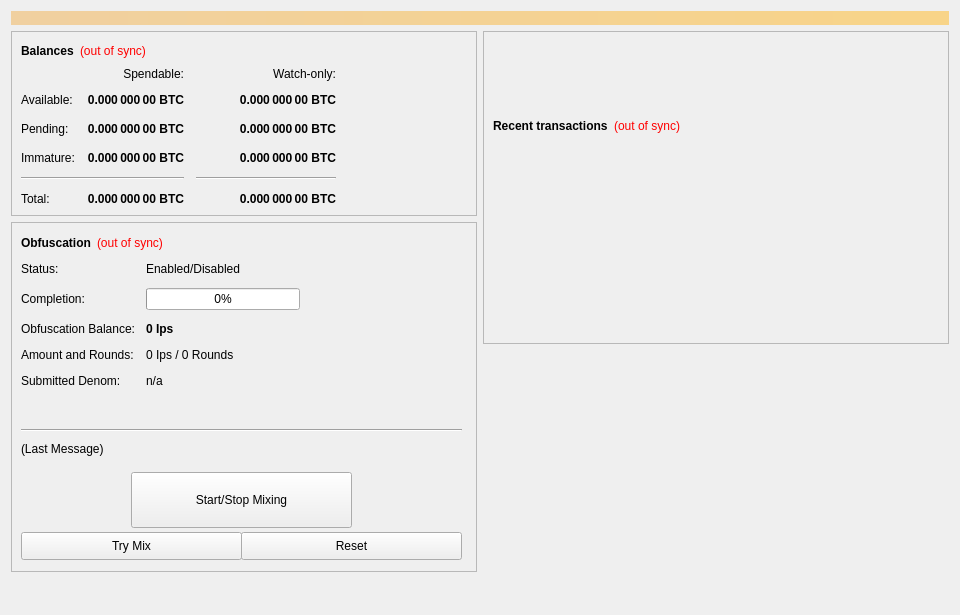
<?xml version="1.0" encoding="UTF-8"?>
<ui version="4.0">
 <class>OverviewPage</class>
 <widget class="QWidget" name="OverviewPage">
  <property name="geometry">
   <rect>
    <x>0</x>
    <y>0</y>
    <width>960</width>
    <height>615</height>
   </rect>
  </property>
  <property name="minimumSize">
   <size>
    <width>960</width>
    <height>0</height>
   </size>
  </property>
  <property name="windowTitle">
   <string>Form</string>
  </property>
  <layout class="QVBoxLayout" name="topLayout">
   <item>
    <widget class="QLabel" name="labelAlerts">
     <property name="visible">
      <bool>false</bool>
     </property>
     <property name="styleSheet">
      <string notr="true">background-color: qlineargradient(x1: 0, y1: 0, x2: 1, y2: 0, stop:0 #F0D0A0, stop:1 #F8D488); color:#000000;</string>
     </property>
     <property name="wordWrap">
      <bool>true</bool>
     </property>
     <property name="margin">
      <number>3</number>
     </property>
    </widget>
   </item>
   <item>
    <layout class="QHBoxLayout" name="horizontalLayout" stretch="1,1">
     <item>
      <layout class="QVBoxLayout" name="verticalLayout_2">
       <item>
        <widget class="QFrame" name="frame">
         <property name="frameShape">
          <enum>QFrame::StyledPanel</enum>
         </property>
         <property name="frameShadow">
          <enum>QFrame::Raised</enum>
         </property>
         <layout class="QVBoxLayout" name="verticalLayout_4">
          <item>
           <layout class="QHBoxLayout" name="horizontalLayout_4">
            <item>
             <widget class="QLabel" name="label_5">
              <property name="font">
               <font>
                <weight>75</weight>
                <bold>true</bold>
               </font>
              </property>
              <property name="text">
               <string>Balances</string>
              </property>
             </widget>
            </item>
            <item>
             <widget class="QLabel" name="labelWalletStatus">
              <property name="cursor">
               <cursorShape>WhatsThisCursor</cursorShape>
              </property>
              <property name="toolTip">
               <string>The displayed information may be out of date. Your wallet automatically synchronizes with the IPS network after a connection is established, but this process has not completed yet.</string>
              </property>
              <property name="styleSheet">
               <string notr="true">QLabel { color: red; }</string>
              </property>
              <property name="text">
               <string notr="true">(out of sync)</string>
              </property>
              <property name="alignment">
               <set>Qt::AlignLeading|Qt::AlignLeft|Qt::AlignVCenter</set>
              </property>
             </widget>
            </item>
            <item>
             <spacer name="horizontalSpacer_3">
              <property name="orientation">
               <enum>Qt::Horizontal</enum>
              </property>
              <property name="sizeHint" stdset="0">
               <size>
                <width>40</width>
                <height>20</height>
               </size>
              </property>
             </spacer>
            </item>
           </layout>
          </item>
          <item>
           <layout class="QGridLayout" name="gridLayout">
            <property name="spacing">
             <number>12</number>
            </property>
            <item row="2" column="2">
             <widget class="QLabel" name="labelWatchPending">
              <property name="font">
               <font>
                <weight>75</weight>
                <bold>true</bold>
               </font>
              </property>
              <property name="cursor">
               <cursorShape>IBeamCursor</cursorShape>
              </property>
              <property name="toolTip">
               <string>Unconfirmed transactions to watch-only addresses</string>
              </property>
              <property name="text">
               <string notr="true">0.000 000 00 BTC</string>
              </property>
              <property name="alignment">
               <set>Qt::AlignRight|Qt::AlignTrailing|Qt::AlignVCenter</set>
              </property>
              <property name="textInteractionFlags">
               <set>Qt::LinksAccessibleByMouse|Qt::TextSelectableByKeyboard|Qt::TextSelectableByMouse</set>
              </property>
             </widget>
            </item>
            <item row="2" column="1">
             <widget class="QLabel" name="labelUnconfirmed">
              <property name="font">
               <font>
                <weight>75</weight>
                <bold>true</bold>
               </font>
              </property>
              <property name="cursor">
               <cursorShape>IBeamCursor</cursorShape>
              </property>
              <property name="toolTip">
               <string>Total of transactions that have yet to be confirmed, and do not yet count toward the spendable balance</string>
              </property>
              <property name="text">
               <string notr="true">0.000 000 00 BTC</string>
              </property>
              <property name="alignment">
               <set>Qt::AlignRight|Qt::AlignTrailing|Qt::AlignVCenter</set>
              </property>
              <property name="textInteractionFlags">
               <set>Qt::LinksAccessibleByMouse|Qt::TextSelectableByKeyboard|Qt::TextSelectableByMouse</set>
              </property>
             </widget>
            </item>
            <item row="3" column="2">
             <widget class="QLabel" name="labelWatchImmature">
              <property name="font">
               <font>
                <weight>75</weight>
                <bold>true</bold>
               </font>
              </property>
              <property name="cursor">
               <cursorShape>IBeamCursor</cursorShape>
              </property>
              <property name="toolTip">
               <string>Staked or masternode rewards in watch-only addresses that has not yet matured</string>
              </property>
              <property name="text">
               <string notr="true">0.000 000 00 BTC</string>
              </property>
              <property name="alignment">
               <set>Qt::AlignRight|Qt::AlignTrailing|Qt::AlignVCenter</set>
              </property>
              <property name="textInteractionFlags">
               <set>Qt::LinksAccessibleByMouse|Qt::TextSelectableByKeyboard|Qt::TextSelectableByMouse</set>
              </property>
             </widget>
            </item>
            <item row="4" column="0" colspan="2">
             <widget class="Line" name="lineSpendableBalance">
              <property name="orientation">
               <enum>Qt::Horizontal</enum>
              </property>
             </widget>
            </item>
            <item row="4" column="2">
             <widget class="Line" name="lineWatchBalance">
              <property name="sizePolicy">
               <sizepolicy hsizetype="Preferred" vsizetype="Fixed">
                <horstretch>0</horstretch>
                <verstretch>0</verstretch>
               </sizepolicy>
              </property>
              <property name="minimumSize">
               <size>
                <width>140</width>
                <height>0</height>
               </size>
              </property>
              <property name="orientation">
               <enum>Qt::Horizontal</enum>
              </property>
             </widget>
            </item>
            <item row="5" column="0">
             <widget class="QLabel" name="labelTotalText">
              <property name="text">
               <string>Total:</string>
              </property>
             </widget>
            </item>
            <item row="3" column="1">
             <widget class="QLabel" name="labelImmature">
              <property name="font">
               <font>
                <weight>75</weight>
                <bold>true</bold>
               </font>
              </property>
              <property name="cursor">
               <cursorShape>IBeamCursor</cursorShape>
              </property>
              <property name="toolTip">
               <string>Staked or masternode rewards that has not yet matured</string>
              </property>
              <property name="text">
               <string notr="true">0.000 000 00 BTC</string>
              </property>
              <property name="alignment">
               <set>Qt::AlignRight|Qt::AlignTrailing|Qt::AlignVCenter</set>
              </property>
              <property name="textInteractionFlags">
               <set>Qt::LinksAccessibleByMouse|Qt::TextSelectableByKeyboard|Qt::TextSelectableByMouse</set>
              </property>
             </widget>
            </item>
            <item row="2" column="3">
             <spacer name="horizontalSpacer_2">
              <property name="orientation">
               <enum>Qt::Horizontal</enum>
              </property>
              <property name="sizeHint" stdset="0">
               <size>
                <width>40</width>
                <height>20</height>
               </size>
              </property>
             </spacer>
            </item>
            <item row="3" column="0">
             <widget class="QLabel" name="labelImmatureText">
              <property name="text">
               <string>Immature:</string>
              </property>
             </widget>
            </item>
            <item row="5" column="1">
             <widget class="QLabel" name="labelTotal">
              <property name="font">
               <font>
                <weight>75</weight>
                <bold>true</bold>
               </font>
              </property>
              <property name="cursor">
               <cursorShape>IBeamCursor</cursorShape>
              </property>
              <property name="toolTip">
               <string>Your current total balance</string>
              </property>
              <property name="text">
               <string notr="true">0.000 000 00 BTC</string>
              </property>
              <property name="alignment">
               <set>Qt::AlignRight|Qt::AlignTrailing|Qt::AlignVCenter</set>
              </property>
              <property name="textInteractionFlags">
               <set>Qt::LinksAccessibleByMouse|Qt::TextSelectableByKeyboard|Qt::TextSelectableByMouse</set>
              </property>
             </widget>
            </item>
            <item row="5" column="2">
             <widget class="QLabel" name="labelWatchTotal">
              <property name="font">
               <font>
                <weight>75</weight>
                <bold>true</bold>
               </font>
              </property>
              <property name="cursor">
               <cursorShape>IBeamCursor</cursorShape>
              </property>
              <property name="toolTip">
               <string>Current total balance in watch-only addresses</string>
              </property>
              <property name="text">
               <string notr="true">0.000 000 00 BTC</string>
              </property>
              <property name="alignment">
               <set>Qt::AlignRight|Qt::AlignTrailing|Qt::AlignVCenter</set>
              </property>
              <property name="textInteractionFlags">
               <set>Qt::LinksAccessibleByMouse|Qt::TextSelectableByKeyboard|Qt::TextSelectableByMouse</set>
              </property>
             </widget>
            </item>
            <item row="0" column="2">
             <widget class="QLabel" name="labelWatchonly">
              <property name="text">
               <string>Watch-only:</string>
              </property>
              <property name="alignment">
               <set>Qt::AlignRight|Qt::AlignTrailing|Qt::AlignVCenter</set>
              </property>
             </widget>
            </item>
            <item row="1" column="0">
             <widget class="QLabel" name="labelBalanceText">
              <property name="text">
               <string>Available:</string>
              </property>
             </widget>
            </item>
            <item row="1" column="1">
             <widget class="QLabel" name="labelBalance">
              <property name="font">
               <font>
                <weight>75</weight>
                <bold>true</bold>
               </font>
              </property>
              <property name="cursor">
               <cursorShape>IBeamCursor</cursorShape>
              </property>
              <property name="toolTip">
               <string>Your current spendable balance</string>
              </property>
              <property name="text">
               <string notr="true">0.000 000 00 BTC</string>
              </property>
              <property name="alignment">
               <set>Qt::AlignRight|Qt::AlignTrailing|Qt::AlignVCenter</set>
              </property>
              <property name="textInteractionFlags">
               <set>Qt::LinksAccessibleByMouse|Qt::TextSelectableByKeyboard|Qt::TextSelectableByMouse</set>
              </property>
             </widget>
            </item>
            <item row="1" column="2">
             <widget class="QLabel" name="labelWatchAvailable">
              <property name="font">
               <font>
                <weight>75</weight>
                <bold>true</bold>
               </font>
              </property>
              <property name="cursor">
               <cursorShape>IBeamCursor</cursorShape>
              </property>
              <property name="toolTip">
               <string>Your current balance in watch-only addresses</string>
              </property>
              <property name="text">
               <string notr="true">0.000 000 00 BTC</string>
              </property>
              <property name="alignment">
               <set>Qt::AlignRight|Qt::AlignTrailing|Qt::AlignVCenter</set>
              </property>
              <property name="textInteractionFlags">
               <set>Qt::LinksAccessibleByMouse|Qt::TextSelectableByKeyboard|Qt::TextSelectableByMouse</set>
              </property>
             </widget>
            </item>
            <item row="2" column="0">
             <widget class="QLabel" name="labelPendingText">
              <property name="text">
               <string>Pending:</string>
              </property>
             </widget>
            </item>
            <item row="0" column="1">
             <widget class="QLabel" name="labelSpendable">
              <property name="text">
               <string>Spendable:</string>
              </property>
              <property name="alignment">
               <set>Qt::AlignRight|Qt::AlignTrailing|Qt::AlignVCenter</set>
              </property>
             </widget>
            </item>
           </layout>
          </item>
         </layout>
        </widget>
       </item>
       <item>
        <widget class="QFrame" name="frameObfuscation">
         <property name="minimumSize">
          <size>
           <width>0</width>
           <height>350</height>
          </size>
         </property>
         <property name="layoutDirection">
          <enum>Qt::LeftToRight</enum>
         </property>
         <property name="frameShape">
          <enum>QFrame::StyledPanel</enum>
         </property>
         <property name="frameShadow">
          <enum>QFrame::Raised</enum>
         </property>
         <widget class="QWidget" name="formLayoutWidget">
          <property name="geometry">
           <rect>
            <x>10</x>
            <y>40</y>
            <width>451</width>
            <height>161</height>
           </rect>
          </property>
          <layout class="QFormLayout" name="formLayout">
           <property name="fieldGrowthPolicy">
            <enum>QFormLayout::AllNonFixedFieldsGrow</enum>
           </property>
           <property name="horizontalSpacing">
            <number>11</number>
           </property>
           <property name="verticalSpacing">
            <number>12</number>
           </property>
           <item row="0" column="0">
            <widget class="QLabel" name="label_6">
             <property name="text">
              <string>Status:</string>
             </property>
            </widget>
           </item>
           <item row="1" column="0">
            <widget class="QLabel" name="label_7">
             <property name="text">
              <string>Completion:</string>
             </property>
            </widget>
           </item>
           <item row="1" column="1">
            <widget class="QProgressBar" name="obfuscationProgress">
             <property name="maximumSize">
              <size>
               <width>154</width>
               <height>16777215</height>
              </size>
             </property>
             <property name="value">
              <number>0</number>
             </property>
            </widget>
           </item>
           <item row="2" column="0">
            <widget class="QLabel" name="labelAnonymizedText">
             <property name="text">
              <string>Obfuscation Balance:</string>
             </property>
            </widget>
           </item>
           <item row="2" column="1">
            <widget class="QLabel" name="labelAnonymized">
             <property name="font">
              <font>
               <weight>75</weight>
               <bold>true</bold>
              </font>
             </property>
             <property name="text">
              <string notr="true">0 Ips</string>
             </property>
            </widget>
           </item>
           <item row="3" column="0">
            <widget class="QLabel" name="label_8">
             <property name="text">
              <string>Amount and Rounds:</string>
             </property>
            </widget>
           </item>
           <item row="3" column="1">
            <widget class="QLabel" name="labelAmountRounds">
             <property name="text">
              <string>0 Ips / 0 Rounds</string>
             </property>
            </widget>
           </item>
           <item row="4" column="0">
            <widget class="QLabel" name="label_9">
             <property name="text">
              <string>Submitted Denom:</string>
             </property>
            </widget>
           </item>
           <item row="4" column="1">
            <widget class="QLabel" name="labelSubmittedDenom">
             <property name="toolTip">
              <string>The denominations you submitted to the Masternode.&lt;br&gt;To mix, other users must submit the exact same denominations.</string>
             </property>
             <property name="text">
              <string>n/a</string>
             </property>
            </widget>
           </item>
           <item row="0" column="1">
            <widget class="QLabel" name="obfuscationEnabled">
             <property name="text">
              <string>Enabled/Disabled</string>
             </property>
            </widget>
           </item>
          </layout>
         </widget>
         <widget class="QPushButton" name="runAutoDenom">
          <property name="geometry">
           <rect>
            <x>251</x>
            <y>17</y>
            <width>1</width>
            <height>1</height>
           </rect>
          </property>
          <property name="palette">
           <palette>
            <active>
             <colorrole role="WindowText">
              <brush brushstyle="SolidPattern">
               <color alpha="255">
                <red>0</red>
                <green>0</green>
                <blue>0</blue>
               </color>
              </brush>
             </colorrole>
             <colorrole role="Button">
              <brush brushstyle="SolidPattern">
               <color alpha="255">
                <red>239</red>
                <green>238</green>
                <blue>238</blue>
               </color>
              </brush>
             </colorrole>
             <colorrole role="Light">
              <brush brushstyle="SolidPattern">
               <color alpha="255">
                <red>255</red>
                <green>255</green>
                <blue>255</blue>
               </color>
              </brush>
             </colorrole>
             <colorrole role="Midlight">
              <brush brushstyle="SolidPattern">
               <color alpha="255">
                <red>247</red>
                <green>246</green>
                <blue>246</blue>
               </color>
              </brush>
             </colorrole>
             <colorrole role="Dark">
              <brush brushstyle="SolidPattern">
               <color alpha="255">
                <red>119</red>
                <green>119</green>
                <blue>119</blue>
               </color>
              </brush>
             </colorrole>
             <colorrole role="Mid">
              <brush brushstyle="SolidPattern">
               <color alpha="255">
                <red>159</red>
                <green>159</green>
                <blue>159</blue>
               </color>
              </brush>
             </colorrole>
             <colorrole role="Text">
              <brush brushstyle="SolidPattern">
               <color alpha="255">
                <red>0</red>
                <green>0</green>
                <blue>0</blue>
               </color>
              </brush>
             </colorrole>
             <colorrole role="BrightText">
              <brush brushstyle="SolidPattern">
               <color alpha="255">
                <red>255</red>
                <green>255</green>
                <blue>255</blue>
               </color>
              </brush>
             </colorrole>
             <colorrole role="ButtonText">
              <brush brushstyle="SolidPattern">
               <color alpha="255">
                <red>0</red>
                <green>0</green>
                <blue>0</blue>
               </color>
              </brush>
             </colorrole>
             <colorrole role="Base">
              <brush brushstyle="SolidPattern">
               <color alpha="255">
                <red>255</red>
                <green>255</green>
                <blue>255</blue>
               </color>
              </brush>
             </colorrole>
             <colorrole role="Window">
              <brush brushstyle="SolidPattern">
               <color alpha="255">
                <red>239</red>
                <green>238</green>
                <blue>238</blue>
               </color>
              </brush>
             </colorrole>
             <colorrole role="Shadow">
              <brush brushstyle="SolidPattern">
               <color alpha="255">
                <red>0</red>
                <green>0</green>
                <blue>0</blue>
               </color>
              </brush>
             </colorrole>
             <colorrole role="AlternateBase">
              <brush brushstyle="SolidPattern">
               <color alpha="255">
                <red>247</red>
                <green>246</green>
                <blue>246</blue>
               </color>
              </brush>
             </colorrole>
             <colorrole role="ToolTipBase">
              <brush brushstyle="SolidPattern">
               <color alpha="255">
                <red>255</red>
                <green>255</green>
                <blue>220</blue>
               </color>
              </brush>
             </colorrole>
             <colorrole role="ToolTipText">
              <brush brushstyle="SolidPattern">
               <color alpha="255">
                <red>0</red>
                <green>0</green>
                <blue>0</blue>
               </color>
              </brush>
             </colorrole>
            </active>
            <inactive>
             <colorrole role="WindowText">
              <brush brushstyle="SolidPattern">
               <color alpha="255">
                <red>0</red>
                <green>0</green>
                <blue>0</blue>
               </color>
              </brush>
             </colorrole>
             <colorrole role="Button">
              <brush brushstyle="SolidPattern">
               <color alpha="255">
                <red>239</red>
                <green>238</green>
                <blue>238</blue>
               </color>
              </brush>
             </colorrole>
             <colorrole role="Light">
              <brush brushstyle="SolidPattern">
               <color alpha="255">
                <red>255</red>
                <green>255</green>
                <blue>255</blue>
               </color>
              </brush>
             </colorrole>
             <colorrole role="Midlight">
              <brush brushstyle="SolidPattern">
               <color alpha="255">
                <red>247</red>
                <green>246</green>
                <blue>246</blue>
               </color>
              </brush>
             </colorrole>
             <colorrole role="Dark">
              <brush brushstyle="SolidPattern">
               <color alpha="255">
                <red>119</red>
                <green>119</green>
                <blue>119</blue>
               </color>
              </brush>
             </colorrole>
             <colorrole role="Mid">
              <brush brushstyle="SolidPattern">
               <color alpha="255">
                <red>159</red>
                <green>159</green>
                <blue>159</blue>
               </color>
              </brush>
             </colorrole>
             <colorrole role="Text">
              <brush brushstyle="SolidPattern">
               <color alpha="255">
                <red>0</red>
                <green>0</green>
                <blue>0</blue>
               </color>
              </brush>
             </colorrole>
             <colorrole role="BrightText">
              <brush brushstyle="SolidPattern">
               <color alpha="255">
                <red>255</red>
                <green>255</green>
                <blue>255</blue>
               </color>
              </brush>
             </colorrole>
             <colorrole role="ButtonText">
              <brush brushstyle="SolidPattern">
               <color alpha="255">
                <red>0</red>
                <green>0</green>
                <blue>0</blue>
               </color>
              </brush>
             </colorrole>
             <colorrole role="Base">
              <brush brushstyle="SolidPattern">
               <color alpha="255">
                <red>255</red>
                <green>255</green>
                <blue>255</blue>
               </color>
              </brush>
             </colorrole>
             <colorrole role="Window">
              <brush brushstyle="SolidPattern">
               <color alpha="255">
                <red>239</red>
                <green>238</green>
                <blue>238</blue>
               </color>
              </brush>
             </colorrole>
             <colorrole role="Shadow">
              <brush brushstyle="SolidPattern">
               <color alpha="255">
                <red>0</red>
                <green>0</green>
                <blue>0</blue>
               </color>
              </brush>
             </colorrole>
             <colorrole role="AlternateBase">
              <brush brushstyle="SolidPattern">
               <color alpha="255">
                <red>247</red>
                <green>246</green>
                <blue>246</blue>
               </color>
              </brush>
             </colorrole>
             <colorrole role="ToolTipBase">
              <brush brushstyle="SolidPattern">
               <color alpha="255">
                <red>255</red>
                <green>255</green>
                <blue>220</blue>
               </color>
              </brush>
             </colorrole>
             <colorrole role="ToolTipText">
              <brush brushstyle="SolidPattern">
               <color alpha="255">
                <red>0</red>
                <green>0</green>
                <blue>0</blue>
               </color>
              </brush>
             </colorrole>
            </inactive>
            <disabled>
             <colorrole role="WindowText">
              <brush brushstyle="SolidPattern">
               <color alpha="255">
                <red>119</red>
                <green>119</green>
                <blue>119</blue>
               </color>
              </brush>
             </colorrole>
             <colorrole role="Button">
              <brush brushstyle="SolidPattern">
               <color alpha="255">
                <red>239</red>
                <green>238</green>
                <blue>238</blue>
               </color>
              </brush>
             </colorrole>
             <colorrole role="Light">
              <brush brushstyle="SolidPattern">
               <color alpha="255">
                <red>255</red>
                <green>255</green>
                <blue>255</blue>
               </color>
              </brush>
             </colorrole>
             <colorrole role="Midlight">
              <brush brushstyle="SolidPattern">
               <color alpha="255">
                <red>247</red>
                <green>246</green>
                <blue>246</blue>
               </color>
              </brush>
             </colorrole>
             <colorrole role="Dark">
              <brush brushstyle="SolidPattern">
               <color alpha="255">
                <red>119</red>
                <green>119</green>
                <blue>119</blue>
               </color>
              </brush>
             </colorrole>
             <colorrole role="Mid">
              <brush brushstyle="SolidPattern">
               <color alpha="255">
                <red>159</red>
                <green>159</green>
                <blue>159</blue>
               </color>
              </brush>
             </colorrole>
             <colorrole role="Text">
              <brush brushstyle="SolidPattern">
               <color alpha="255">
                <red>119</red>
                <green>119</green>
                <blue>119</blue>
               </color>
              </brush>
             </colorrole>
             <colorrole role="BrightText">
              <brush brushstyle="SolidPattern">
               <color alpha="255">
                <red>255</red>
                <green>255</green>
                <blue>255</blue>
               </color>
              </brush>
             </colorrole>
             <colorrole role="ButtonText">
              <brush brushstyle="SolidPattern">
               <color alpha="255">
                <red>119</red>
                <green>119</green>
                <blue>119</blue>
               </color>
              </brush>
             </colorrole>
             <colorrole role="Base">
              <brush brushstyle="SolidPattern">
               <color alpha="255">
                <red>239</red>
                <green>238</green>
                <blue>238</blue>
               </color>
              </brush>
             </colorrole>
             <colorrole role="Window">
              <brush brushstyle="SolidPattern">
               <color alpha="255">
                <red>239</red>
                <green>238</green>
                <blue>238</blue>
               </color>
              </brush>
             </colorrole>
             <colorrole role="Shadow">
              <brush brushstyle="SolidPattern">
               <color alpha="255">
                <red>0</red>
                <green>0</green>
                <blue>0</blue>
               </color>
              </brush>
             </colorrole>
             <colorrole role="AlternateBase">
              <brush brushstyle="SolidPattern">
               <color alpha="255">
                <red>239</red>
                <green>238</green>
                <blue>238</blue>
               </color>
              </brush>
             </colorrole>
             <colorrole role="ToolTipBase">
              <brush brushstyle="SolidPattern">
               <color alpha="255">
                <red>255</red>
                <green>255</green>
                <blue>220</blue>
               </color>
              </brush>
             </colorrole>
             <colorrole role="ToolTipText">
              <brush brushstyle="SolidPattern">
               <color alpha="255">
                <red>0</red>
                <green>0</green>
                <blue>0</blue>
               </color>
              </brush>
             </colorrole>
            </disabled>
           </palette>
          </property>
          <property name="focusPolicy">
           <enum>Qt::NoFocus</enum>
          </property>
          <property name="autoFillBackground">
           <bool>true</bool>
          </property>
          <property name="text">
           <string/>
          </property>
          <property name="flat">
           <bool>true</bool>
          </property>
         </widget>
         <widget class="QPushButton" name="toggleObfuscation">
          <property name="geometry">
           <rect>
            <x>120</x>
            <y>250</y>
            <width>221</width>
            <height>56</height>
           </rect>
          </property>
          <property name="sizePolicy">
           <sizepolicy hsizetype="MinimumExpanding" vsizetype="Fixed">
            <horstretch>0</horstretch>
            <verstretch>0</verstretch>
           </sizepolicy>
          </property>
          <property name="text">
           <string>Start/Stop Mixing</string>
          </property>
         </widget>
         <widget class="Line" name="lineLastMessage">
          <property name="geometry">
           <rect>
            <x>10</x>
            <y>200</y>
            <width>441</width>
            <height>16</height>
           </rect>
          </property>
          <property name="orientation">
           <enum>Qt::Horizontal</enum>
          </property>
         </widget>
         <widget class="QLabel" name="obfuscationStatus">
          <property name="geometry">
           <rect>
            <x>10</x>
            <y>220</y>
            <width>451</width>
            <height>61</height>
           </rect>
          </property>
          <property name="minimumSize">
           <size>
            <width>288</width>
            <height>43</height>
           </size>
          </property>
          <property name="text">
           <string>(Last Message)</string>
          </property>
          <property name="alignment">
           <set>Qt::AlignLeading|Qt::AlignLeft|Qt::AlignTop</set>
          </property>
          <property name="wordWrap">
           <bool>true</bool>
          </property>
         </widget>
         <widget class="QPushButton" name="obfuscationAuto">
          <property name="geometry">
           <rect>
            <x>10</x>
            <y>310</y>
            <width>221</width>
            <height>28</height>
           </rect>
          </property>
          <property name="sizePolicy">
           <sizepolicy hsizetype="MinimumExpanding" vsizetype="Fixed">
            <horstretch>0</horstretch>
            <verstretch>0</verstretch>
           </sizepolicy>
          </property>
          <property name="toolTip">
           <string>Try to manually submit a Obfuscation request.</string>
          </property>
          <property name="text">
           <string>Try Mix</string>
          </property>
         </widget>
         <widget class="QPushButton" name="obfuscationReset">
          <property name="geometry">
           <rect>
            <x>230</x>
            <y>310</y>
            <width>221</width>
            <height>28</height>
           </rect>
          </property>
          <property name="sizePolicy">
           <sizepolicy hsizetype="MinimumExpanding" vsizetype="Fixed">
            <horstretch>0</horstretch>
            <verstretch>0</verstretch>
           </sizepolicy>
          </property>
          <property name="toolTip">
           <string>Reset the current status of Obfuscation (can interrupt Obfuscation if it's in the process of Mixing, which can cost you money!)</string>
          </property>
          <property name="autoFillBackground">
           <bool>false</bool>
          </property>
          <property name="text">
           <string>Reset</string>
          </property>
         </widget>
         <widget class="QWidget" name="layoutWidget">
          <property name="geometry">
           <rect>
            <x>10</x>
            <y>10</y>
            <width>431</width>
            <height>22</height>
           </rect>
          </property>
          <layout class="QHBoxLayout" name="horizontalLayout_5">
           <item>
            <widget class="QLabel" name="label_2">
             <property name="font">
              <font>
               <weight>75</weight>
               <bold>true</bold>
              </font>
             </property>
             <property name="text">
              <string>Obfuscation</string>
             </property>
            </widget>
           </item>
           <item>
            <widget class="QLabel" name="labelObfuscationSyncStatus">
             <property name="toolTip">
              <string>The displayed information may be out of date. Your wallet automatically synchronizes with the IPS network after a connection is established, but this process has not completed yet.</string>
             </property>
             <property name="styleSheet">
              <string notr="true">QLabel { color: red; }</string>
             </property>
             <property name="text">
              <string notr="true">(out of sync)</string>
             </property>
             <property name="alignment">
              <set>Qt::AlignLeading|Qt::AlignLeft|Qt::AlignVCenter</set>
             </property>
            </widget>
           </item>
           <item>
            <spacer name="horizontalSpacer_4">
             <property name="orientation">
              <enum>Qt::Horizontal</enum>
             </property>
             <property name="sizeHint" stdset="0">
              <size>
               <width>40</width>
               <height>20</height>
              </size>
             </property>
            </spacer>
           </item>
          </layout>
         </widget>
        </widget>
       </item>
       <item>
        <spacer name="verticalSpacer">
         <property name="orientation">
          <enum>Qt::Vertical</enum>
         </property>
         <property name="sizeHint" stdset="0">
          <size>
           <width>20</width>
           <height>40</height>
          </size>
         </property>
        </spacer>
       </item>
      </layout>
     </item>
     <item>
      <layout class="QVBoxLayout" name="verticalLayout_3">
       <item>
        <widget class="QFrame" name="frame_2">
         <property name="frameShape">
          <enum>QFrame::StyledPanel</enum>
         </property>
         <property name="frameShadow">
          <enum>QFrame::Raised</enum>
         </property>
         <layout class="QVBoxLayout" name="verticalLayout">
          <item>
           <spacer name="verticalSpacer_3">
            <property name="orientation">
             <enum>Qt::Vertical</enum>
            </property>
            <property name="sizeType">
             <enum>QSizePolicy::Fixed</enum>
            </property>
            <property name="sizeHint" stdset="0">
             <size>
              <width>20</width>
              <height>75</height>
             </size>
            </property>
           </spacer>
          </item>
          <item>
           <layout class="QHBoxLayout" name="horizontalLayout_2">
            <item>
             <widget class="QLabel" name="label_4">
              <property name="font">
               <font>
                <weight>75</weight>
                <bold>true</bold>
               </font>
              </property>
              <property name="text">
               <string>Recent transactions</string>
              </property>
             </widget>
            </item>
            <item>
             <widget class="QLabel" name="labelTransactionsStatus">
              <property name="cursor">
               <cursorShape>WhatsThisCursor</cursorShape>
              </property>
              <property name="toolTip">
               <string>The displayed information may be out of date. Your wallet automatically synchronizes with the IPS network after a connection is established, but this process has not completed yet.</string>
              </property>
              <property name="styleSheet">
               <string notr="true">QLabel { color: red; }</string>
              </property>
              <property name="text">
               <string notr="true">(out of sync)</string>
              </property>
              <property name="alignment">
               <set>Qt::AlignRight|Qt::AlignTrailing|Qt::AlignVCenter</set>
              </property>
             </widget>
            </item>
            <item>
             <spacer name="horizontalSpacer">
              <property name="orientation">
               <enum>Qt::Horizontal</enum>
              </property>
              <property name="sizeHint" stdset="0">
               <size>
                <width>40</width>
                <height>20</height>
               </size>
              </property>
             </spacer>
            </item>
           </layout>
          </item>
          <item>
           <widget class="QListView" name="listTransactions">
            <property name="styleSheet">
             <string notr="true">QListView { background: transparent; }</string>
            </property>
            <property name="frameShape">
             <enum>QFrame::NoFrame</enum>
            </property>
            <property name="verticalScrollBarPolicy">
             <enum>Qt::ScrollBarAlwaysOff</enum>
            </property>
            <property name="horizontalScrollBarPolicy">
             <enum>Qt::ScrollBarAlwaysOff</enum>
            </property>
            <property name="selectionMode">
             <enum>QAbstractItemView::NoSelection</enum>
            </property>
           </widget>
          </item>
         </layout>
        </widget>
       </item>
       <item>
        <spacer name="verticalSpacer_2">
         <property name="orientation">
          <enum>Qt::Vertical</enum>
         </property>
         <property name="sizeType">
          <enum>QSizePolicy::Expanding</enum>
         </property>
         <property name="sizeHint" stdset="0">
          <size>
           <width>20</width>
           <height>40</height>
          </size>
         </property>
        </spacer>
       </item>
      </layout>
     </item>
    </layout>
   </item>
  </layout>
 </widget>
 <resources/>
 <connections/>
</ui>
